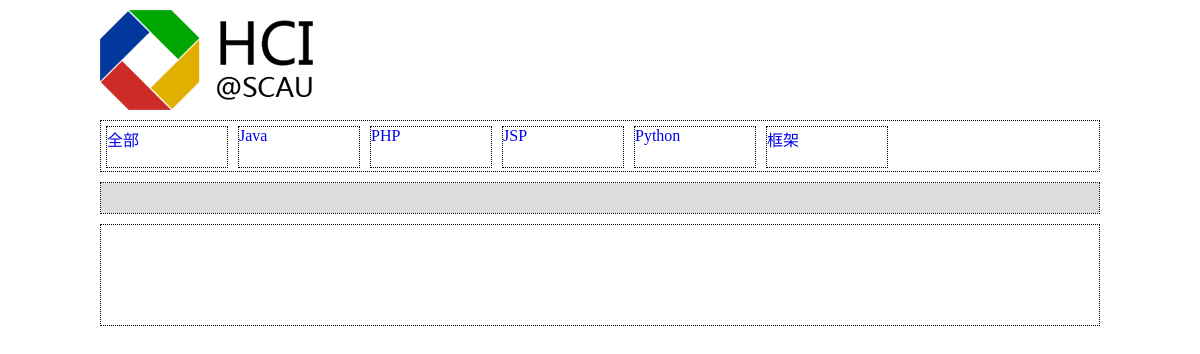
Before: /Controller/boardCon.php?area=2&board=0 with the older database file.
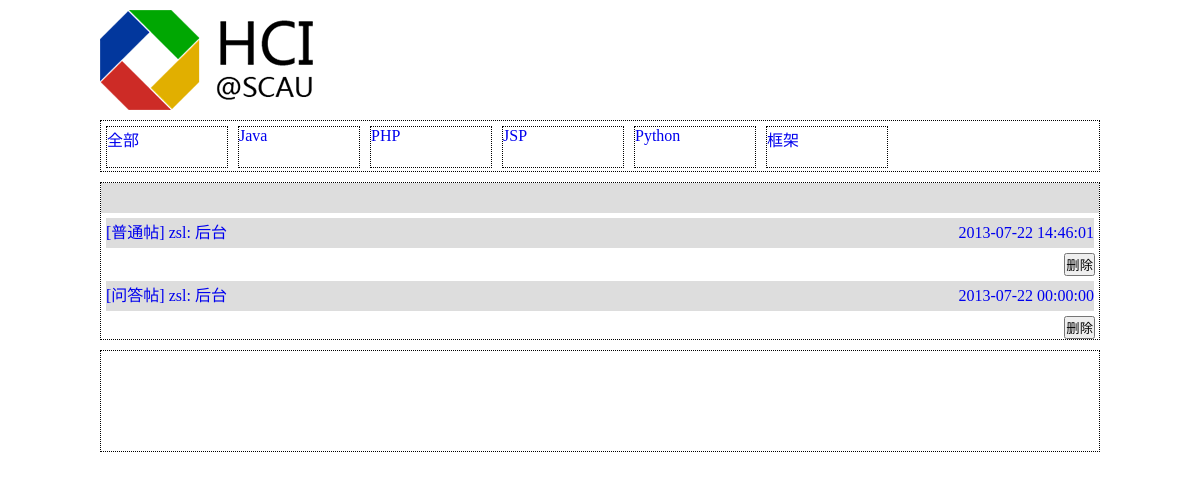
After: the same page with the newer database file.
### tables this page shows
CREATE TABLE IF NOT EXISTS `user` (
  `id` int(11) NOT NULL AUTO_INCREMENT,
  `account` varchar(20) NOT NULL,
  `score` int(10) NOT NULL,
  `level` int(3) NOT NULL,
  `authority` int(11) NOT NULL,
  `password` varchar(255) NOT NULL,
  PRIMARY KEY (`id`)
);

### Controller/boardCon.php (called while the page is built, shortened)
<?php
	include_once(ROOT . DS. "View" . DS. "boardHeader.php");
	include_once(ROOT . DS. "View" . DS . "boardView.php");
	include_once(ROOT . DS . "Controller" . DS . "postCon.php");
?>

### Controller/postCon.php (called while the page is built, shortened)
<?php
	$postUser = array();
	$postTitle = array();
	$postType = array();
	$postDate = array();
	$postId = array();
	$postDeleted=array();
	$areaId = $_GET['area'];
	$boardId = $_GET['board'];
	if($boardId == 0) {
		$sql = "SELECT post.* FROM post,board WHERE
				post.board_id=board.id AND board.area_id='$areaId' order by id desc";
		$query = mysql_query($sql);
		while($allPost=mysql_fetch_array($query)) {
			array_push($postTitle, $allPost['title']);
			array_push($postType, $allPost['type']);
			array_push($postDate, $allPost['post_date']);
			array_push($postId, $allPost['id']);
			array_push($postDeleted,$allPost['deleted']);
			$temp_user = mysql_fetch_array(mysql_query("SELECT account from user WHERE id='$allPost[user_id]'"));
			array_push($postUser, $temp_user[0]);
		}
	}
	include_once(ROOT . DS . "View" . DS . "allPostView.php");
?>

### View/boardHeader.php (the view, shortened to what this page needs)
<!DOCTYPE html PUBLIC "-//W3C//DTD XHTML 1.0 Transitional//EN" "http://www.w3.org/TR/xhtml1/DTD/xhtml1-transitional.dtd">
<html xmlns="http://www.w3.org/1999/xhtml" xml:lang="en">
<head>
	<link rel="stylesheet" href="/HCI-forum/stylesheets/board.css" />
</head>
<body>
	<div id="body">
		<div id="header">
			<a href="/HCI-forum"><img src="/HCI-forum/images/logo.png" alt="logo" /></a>
		</div>

### View/allPostView.php (shortened to what this page needs)
			<ul>
<?php
	foreach ($postUser as $key => $user) {
		if($postDeleted[$key]==0){
?>
				<li id="<?php echo $key;?>">
					<a href="/HCI-forum/Controller/onePostCon.php?postId=<?php echo $postId[$key];?>" class="list-a" >
					<div class="post-link">
					<span class="type">
					[<?php
					switch ($postType[$key]) {
						case '0':
							echo "普通帖";
							break;
						case '1':
							echo "问答帖";
							break;
					}?>]
					</span>
					<span calss="author">&nbsp;<?php echo $user;?>:</span>
					<span class="title"><?php echo $postTitle[$key];?></span>
					<span class="time"><?php echo $postDate[$key];?></span>
					</div>
					</a>
					<p align="right"><input type="button" onclick="post_delete_judge(<?php echo $postId[$key].",".$key;?>)" value="删除" />&nbsp;</p>
				</li>
<?php
        }
	}
?>
			</ul>

Changed rows visible on the page:
added user: account "zsl"
Other visible differences:
new list line: "[ 普通帖 ] : 后台 2013-07-22 14:46:01 删除"
new list line: "[ 问答帖 ] : 后台 2013-07-22 00:00:00 删除"
